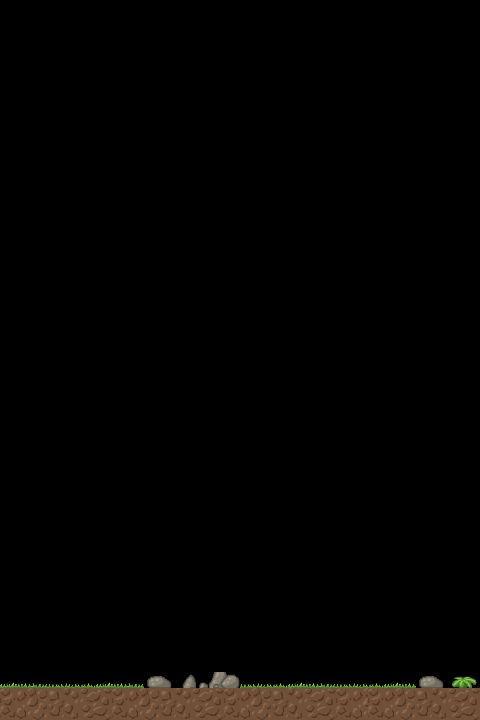

Rendered tile map (Tiled .tmx) drawn with the repository's tilesets; below, a short description and the full map source, tile grids included:
An orthogonal 30x45 tile map with 16x16 px tiles, 1 tile layer (Слой тайлов 1), 2 tilesets.

<map version="1.5" tiledversion="1.7.2" orientation="orthogonal" renderorder="right-down" width="30" height="45" tilewidth="16" tileheight="16" infinite="0" nextlayerid="2" nextobjectid="1">
 <tileset firstgid="1" source="Tileset1.tsx" />
 <tileset firstgid="1201" source="Tileset2.tsx" />
 <layer id="1" name="Слой тайлов 1" width="30" height="45">
  <data encoding="csv">
0,0,0,0,0,0,0,0,0,0,0,0,0,0,0,0,0,0,0,0,0,0,0,0,0,0,0,0,0,0,
0,0,0,0,0,0,0,0,0,0,0,0,0,0,0,0,0,0,0,0,0,0,0,0,0,0,0,0,0,0,
0,0,0,0,0,0,0,0,0,0,0,0,0,0,0,0,0,0,0,0,0,0,0,0,0,0,0,0,0,0,
0,0,0,0,0,0,0,0,0,0,0,0,0,0,0,0,0,0,0,0,0,0,0,0,0,0,0,0,0,0,
0,0,0,0,0,0,0,0,0,0,0,0,0,0,0,0,0,0,0,0,0,0,0,0,0,0,0,0,0,0,
0,0,0,0,0,0,0,0,0,0,0,0,0,0,0,0,0,0,0,0,0,0,0,0,0,0,0,0,0,0,
0,0,0,0,0,0,0,0,0,0,0,0,0,0,0,0,0,0,0,0,0,0,0,0,0,0,0,0,0,0,
0,0,0,0,0,0,0,0,0,0,0,0,0,0,0,0,0,0,0,0,0,0,0,0,0,0,0,0,0,0,
0,0,0,0,0,0,0,0,0,0,0,0,0,0,0,0,0,0,0,0,0,0,0,0,0,0,0,0,0,0,
0,0,0,0,0,0,0,0,0,0,0,0,0,0,0,0,0,0,0,0,0,0,0,0,0,0,0,0,0,0,
0,0,0,0,0,0,0,0,0,0,0,0,0,0,0,0,0,0,0,0,0,0,0,0,0,0,0,0,0,0,
0,0,0,0,0,0,0,0,0,0,0,0,0,0,0,0,0,0,0,0,0,0,0,0,0,0,0,0,0,0,
0,0,0,0,0,0,0,0,0,0,0,0,0,0,0,0,0,0,0,0,0,0,0,0,0,0,0,0,0,0,
0,0,0,0,0,0,0,0,0,0,0,0,0,0,0,0,0,0,0,0,0,0,0,0,0,0,0,0,0,0,
0,0,0,0,0,0,0,0,0,0,0,0,0,0,0,0,0,0,0,0,0,0,0,0,0,0,0,0,0,0,
0,0,0,0,0,0,0,0,0,0,0,0,0,0,0,0,0,0,0,0,0,0,0,0,0,0,0,0,0,0,
0,0,0,0,0,0,0,0,0,0,0,0,0,0,0,0,0,0,0,0,0,0,0,0,0,0,0,0,0,0,
0,0,0,0,0,0,0,0,0,0,0,0,0,0,0,0,0,0,0,0,0,0,0,0,0,0,0,0,0,0,
0,0,0,0,0,0,0,0,0,0,0,0,0,0,0,0,0,0,0,0,0,0,0,0,0,0,0,0,0,0,
0,0,0,0,0,0,0,0,0,0,0,0,0,0,0,0,0,0,0,0,0,0,0,0,0,0,0,0,0,0,
0,0,0,0,0,0,0,0,0,0,0,0,0,0,0,0,0,0,0,0,0,0,0,0,0,0,0,0,0,0,
0,0,0,0,0,0,0,0,0,0,0,0,0,0,0,0,0,0,0,0,0,0,0,0,0,0,0,0,0,0,
0,0,0,0,0,0,0,0,0,0,0,0,0,0,0,0,0,0,0,0,0,0,0,0,0,0,0,0,0,0,
0,0,0,0,0,0,0,0,0,0,0,0,0,0,0,0,0,0,0,0,0,0,0,0,0,0,0,0,0,0,
0,0,0,0,0,0,0,0,0,0,0,0,0,0,0,0,0,0,0,0,0,0,0,0,0,0,0,0,0,0,
0,0,0,0,0,0,0,0,0,0,0,0,0,0,0,0,0,0,0,0,0,0,0,0,0,0,0,0,0,0,
0,0,0,0,0,0,0,0,0,0,0,0,0,0,0,0,0,0,0,0,0,0,0,0,0,0,0,0,0,0,
0,0,0,0,0,0,0,0,0,0,0,0,0,0,0,0,0,0,0,0,0,0,0,0,0,0,0,0,0,0,
0,0,0,0,0,0,0,0,0,0,0,0,0,0,0,0,0,0,0,0,0,0,0,0,0,0,0,0,0,0,
0,0,0,0,0,0,0,0,0,0,0,0,0,0,0,0,0,0,0,0,0,0,0,0,0,0,0,0,0,0,
0,0,0,0,0,0,0,0,0,0,0,0,0,0,0,0,0,0,0,0,0,0,0,0,0,0,0,0,0,0,
0,0,0,0,0,0,0,0,0,0,0,0,0,0,0,0,0,0,0,0,0,0,0,0,0,0,0,0,0,0,
0,0,0,0,0,0,0,0,0,0,0,0,0,0,0,0,0,0,0,0,0,0,0,0,0,0,0,0,0,0,
0,0,0,0,0,0,0,0,0,0,0,0,0,0,0,0,0,0,0,0,0,0,0,0,0,0,0,0,0,0,
0,0,0,0,0,0,0,0,0,0,0,0,0,0,0,0,0,0,0,0,0,0,0,0,0,0,0,0,0,0,
0,0,0,0,0,0,0,0,0,0,0,0,0,0,0,0,0,0,0,0,0,0,0,0,0,0,0,0,0,0,
0,0,0,0,0,0,0,0,0,0,0,0,0,0,0,0,0,0,0,0,0,0,0,0,0,0,0,0,0,0,
0,0,0,0,0,0,0,0,0,0,0,0,0,0,0,0,0,0,0,0,0,0,0,0,0,0,0,0,0,0,
0,0,0,0,0,0,0,0,0,0,0,0,0,0,0,0,0,0,0,0,0,0,0,0,0,0,0,0,0,0,
0,0,0,0,0,0,0,0,0,0,0,0,0,0,0,0,0,0,0,0,0,0,0,0,0,0,0,0,0,0,
0,0,0,0,0,0,0,0,0,0,0,0,0,0,0,0,0,0,0,0,0,0,0,0,0,0,0,0,0,0,
0,0,0,0,0,0,0,0,0,0,0,0,0,0,0,0,0,0,0,0,0,0,0,0,0,0,0,0,0,0,
1577,1578,1579,1580,1581,1582,1577,1578,1579,1295,1296,1339,1340,1341,1342,1580,1581,1582,1577,1578,1579,1580,1581,1582,1577,1578,1295,1296,1529,1530,
1258,1259,1260,1261,1262,1263,1264,1258,1259,1260,1261,1262,1263,1264,1258,1259,1260,1261,1262,1263,1264,1258,1259,1258,1259,1260,1261,1262,1263,1264,
1282,1283,1284,1285,1286,1287,1288,1282,1283,1284,1285,1286,1287,1288,1282,1283,1284,1285,1286,1287,1288,1282,1283,1282,1283,1284,1285,1286,1287,1288
</data>
 </layer>
</map>
